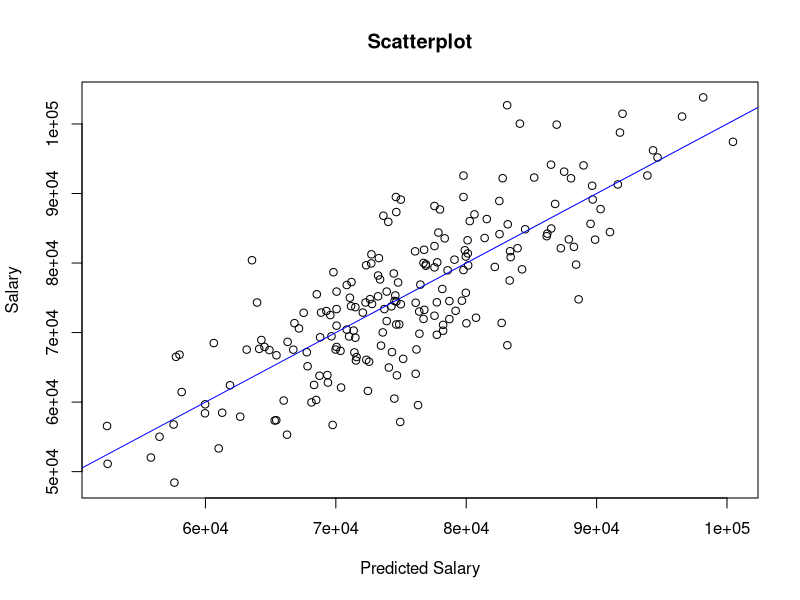
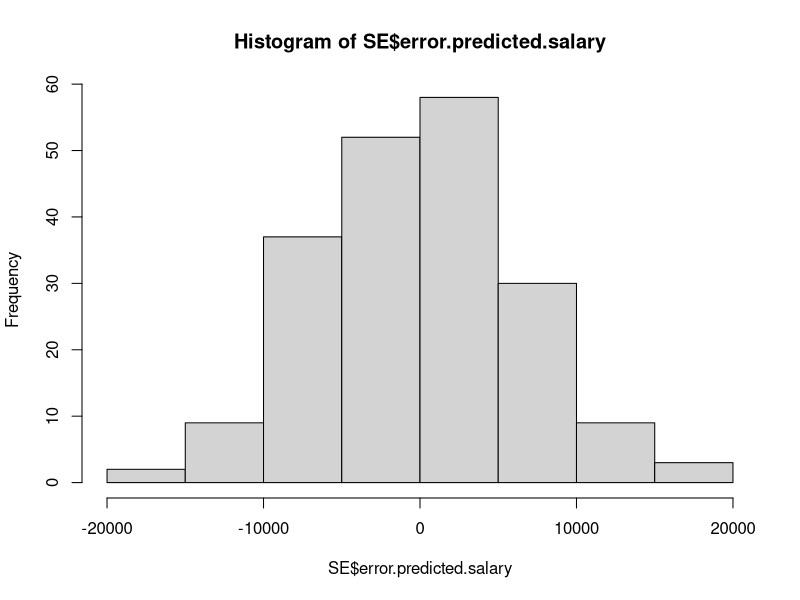
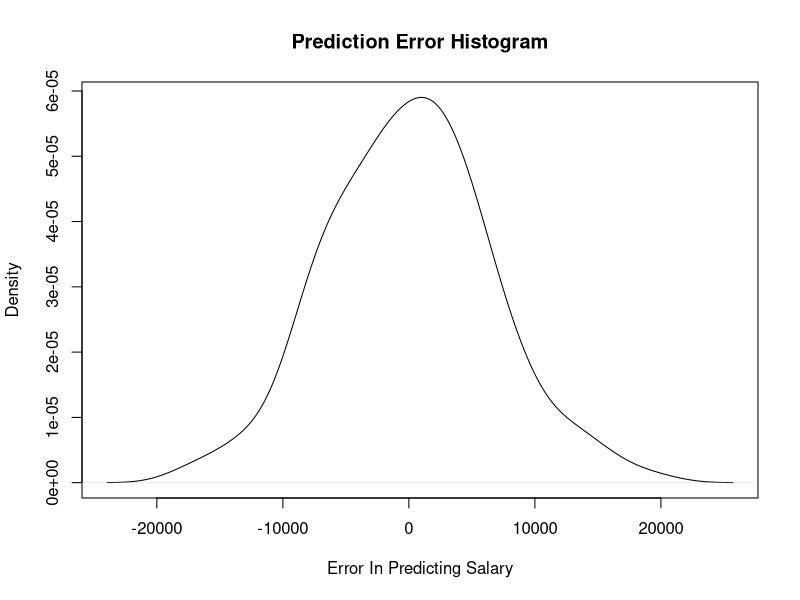
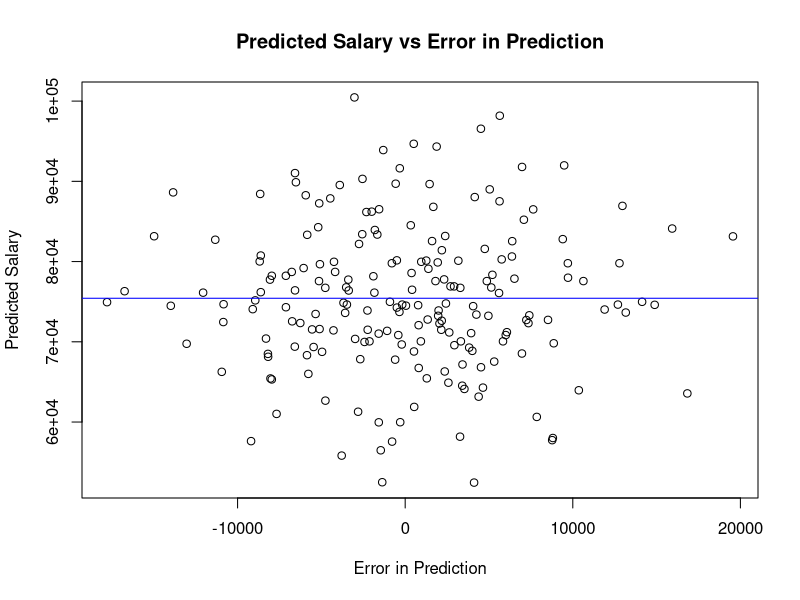

Recreate these plots in R, in order.
# Statistics One, 2013, Lab 4

# Example
# Salary (Outcome Variable) can be influenced by many variables.
# Among these, years of professional
# experience (Predictor 1) and total courses completed (Predictor 2)
# in college are critical.
# This week we
# test this hypothesis with a simulated dataset including an outcome variable,
# salary, and two predictors, years of experience and courses completed.
# Sample Size: 200
# Here are a few questions based on what was covered in the lectures and the lab. Have fun!

# Load packages
library(psych)

# Read data into a dataframe called SE (salary estimate)
SE <- read.table("quiz4.txt", header = T)

SE$ID <- factor(SE$ID)

# Summary statistics
describe(SE)

# Q1: What is the correlation between salary and years of experience?
# Q2: What is the correlation between salary and courses completed?
round(cor(SE[2:4]), 2) # Round to 2 decimal places 

# Q3: What is the percentage of variance explained in a regression
# model with salary as the outcome variable and professional experience
# as the predictor variable?
# A: Observe R2: % of variance explained
model.years <- lm(scale(SE$salary) ~ scale(SE$years))
summary(model.years)

# Q4: Compared to the model from Question 3, would a regression
# model predicting salary from the number of courses be considered
# a better fit to the data?
model.courses <- lm(scale(SE$salary) ~ scale(SE$courses))
summary(model.courses)

# Q5: Now let's include both predictors (years of professional
# experience and courses completed) in a regression model with
# salary as the outcome. Now what is the percentage of variance explained?
model.both <- lm(scale(SE$salary) ~ scale(SE$years) + scale(SE$courses))
summary(model.both)

# Q6: What is the standardized regression coefficient for years
# of professional experience, predicting salary?
# Q7: What is the standardized regression coefficient for courses
# completed, predicting salary?
# A: Should be same as correlation coefficient: Refer to data in A3/4

# Q8: What is the mean of the salary distribution predicted by the model
# including both years of professional experience and courses completed
# as predictors? (with 0 decimal places)
model.unstandardized.both <- lm(SE$salary ~ SE$years + SE$courses)
summary(model.unstandardized.both)

SE$predicted.salary <- fitted(model.unstandardized.both)
describe(SE$predicted.salary)

# Plot the graph to just validate
layout(matrix(c(1,1), 1, 1, byrow = TRUE))
plot(SE$salary ~ SE$predicted.salary, main = "Scatterplot", ylab = "Salary", xlab = "Predicted Salary")
abline(lm(SE$salary ~ SE$predicted.salary), col="blue")

# Q9: What is the mean of the residual distribution for the model
# predicting salary from both years of professional experience and
# courses completed? (with 0 decimal places)
SE$error.predicted.salary <- resid(model.unstandardized.both)
describe(SE$error.predicted.salary)

# Q10: Are the residuals from the regression model with both predictors
# normally distributed?
hist(SE$error.predicted.salary)
plot(density(SE$error.predicted.salary), xlab = "Error In Predicting Salary", main = "Prediction Error Histogram")
plot(SE$predicted.salary ~ SE$error.predicted.salary, main = "Predicted Salary vs Error in Prediction", xlab = "Error in Prediction", ylab = "Predicted Salary")
abline(lm(SE$predicted.salary ~ SE$error.predicted.salary), col="blue")


